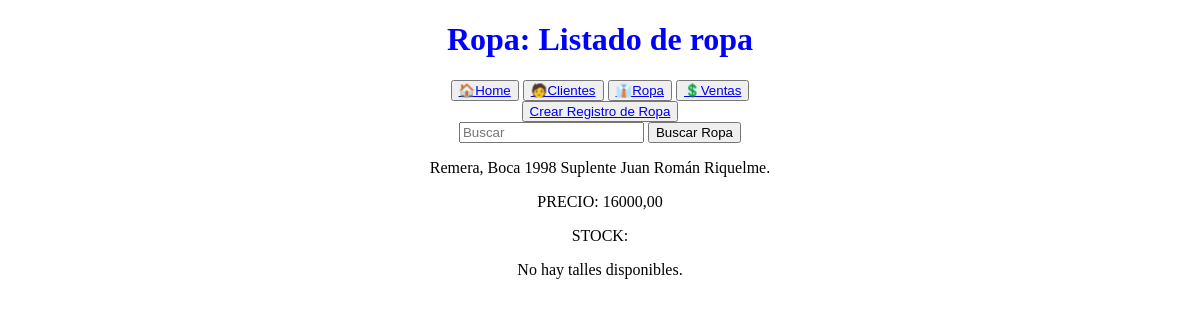
Page /ropa/list on the earlier database version.
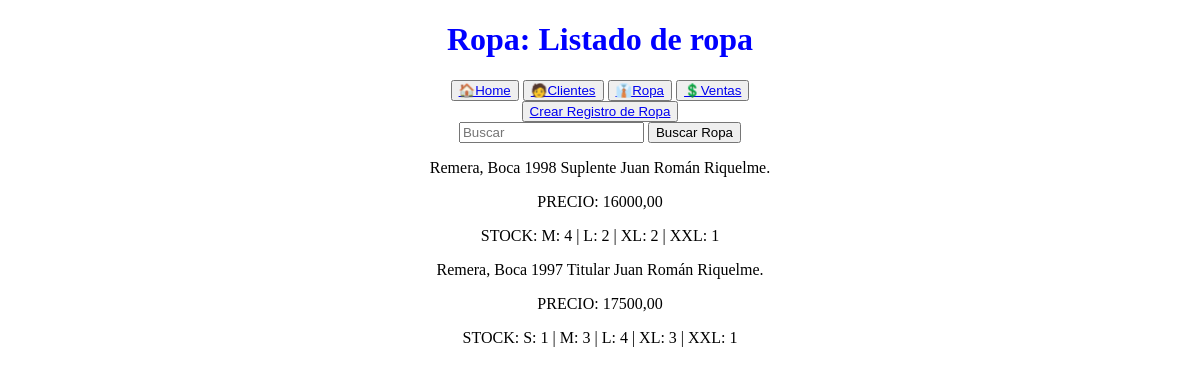
Same page on the later database version.
### comercios/models.py (models this page shows, shortened)
class Ropa(models.Model):
    class TiposRopa(models.TextChoices):
        REMERA = 'remera', 'Remera'
        PANTALON = 'pantalon', 'Pantalon'
        CAMPERA = 'campera', 'Campera'
    nombre = models.CharField(max_length=50, unique=True)
    descripcion = models.TextField(max_length=250, blank=True, null=True)
    precio = models.DecimalField(max_digits=11, decimal_places=2, blank=True, null=True)
    tipo = models.CharField(max_length=10, choices=TiposRopa, default=TiposRopa.REMERA)
    def __str__(self) -> str:
        return f"{self.get_tipo_display()}, {self.nombre}"
    class Meta:
        verbose_name = "Ropa"
        verbose_name_plural = "Ropa"

class Talle(models.Model):
    class Talles(models.TextChoices):
        S = 's', 'S'
        M = 'm', 'M'
        L = 'l', 'L'
        XL = 'xl', 'XL'
        XXL = 'xxl', 'XXL'
    ropa = models.ForeignKey(Ropa, on_delete=models.CASCADE, related_name='talles')
    talle = models.CharField(max_length=3, choices=Talles.choices)  # vincular los talles y definir cuanto stock hay en cada talle para después poder hacer sumas o restas al comprar o cancelar un pedida.
    stock = models.PositiveIntegerField(default=0)  # stock por talle, default 0
    class Meta:
        verbose_name = "Talle"
        verbose_name_plural = "Talles"

### comercios/views.py (the view)
# urls.py: path("ropa/list", views.ropa_list, name="ropa_list"),
def ropa_list(request):
    q = request.GET.get('q')
    if q:
        query = Ropa.objects.filter(nombre__icontains=q)
    else:
        query = Ropa.objects.all()
    context = {"object_list": query}
    return render(request, 'comercios/ropa_list.html', context)

### comercios/templates/comercios/ropa_list.html
{% extends 'comercios/base.html' %}
{% block header %}
Ropa: Listado de ropa
{% endblock header %}
{% block main %}
    <button><a href="{% url 'ropa_create' %}">Crear Registro de Ropa</a></button>
    <form action="{% url 'ropa_list' %}" method="get">
        <input type="text" name="q" placeholder="Buscar">
        <button type="submit">Buscar Ropa</button>
    </form>
    {% for object in object_list %}
        <p>{{ object }}.</p>
        <p>PRECIO: {{object.precio}}</p>
        <span>STOCK:</span>
        {% if object.talles.all %}
            {% for talle in object.talles.all %}
                {% if talle.stock > 0 %}
                    <span>
                        {{ talle.talle | upper }}: {{ talle.stock }}{% if not forloop.last %} | {% endif %}
                    </span>
                {% endif %}
            {% endfor %}
        {% else %}
            <p>No hay talles disponibles.</p>
        {% endif %}
    {% empty %}
        <p>No hay registros disponibles.</p>
    {% endfor %}
{% endblock main %}

Differences in the rows shown:
shown differently, row unchanged: Ropa "Remera, Boca 1998 Suplente Juan Román Riquelme": no longer shows "No hay talles disponibles."
added Talle: talle "M", stock "4", shown under Ropa "Remera, Boca 1998 Suplente Juan Román Riquelme"
added Talle: talle "L", stock "2", shown under Ropa "Remera, Boca 1998 Suplente Juan Román Riquelme"
added Talle: talle "XL", stock "2", shown under Ropa "Remera, Boca 1998 Suplente Juan Román Riquelme"
added Talle: talle "XXL", stock "1", shown under Ropa "Remera, Boca 1998 Suplente Juan Román Riquelme"
added Ropa: tipo+nombre "Remera, Boca 1997 Titular Juan Román Riquelme", precio "17500,00"
added Talle: talle "S", stock "1", shown under "Remera, Boca 1997 Titular Juan Román Riquelme"
added Talle: talle "M", stock "3", shown under "Remera, Boca 1997 Titular Juan Román Riquelme"
added Talle: talle "L", stock "4", shown under "Remera, Boca 1997 Titular Juan Román Riquelme"
added Talle: talle "XL", stock "3", shown under "Remera, Boca 1997 Titular Juan Román Riquelme"
added Talle: talle "XXL", stock "1", shown under "Remera, Boca 1997 Titular Juan Román Riquelme"
